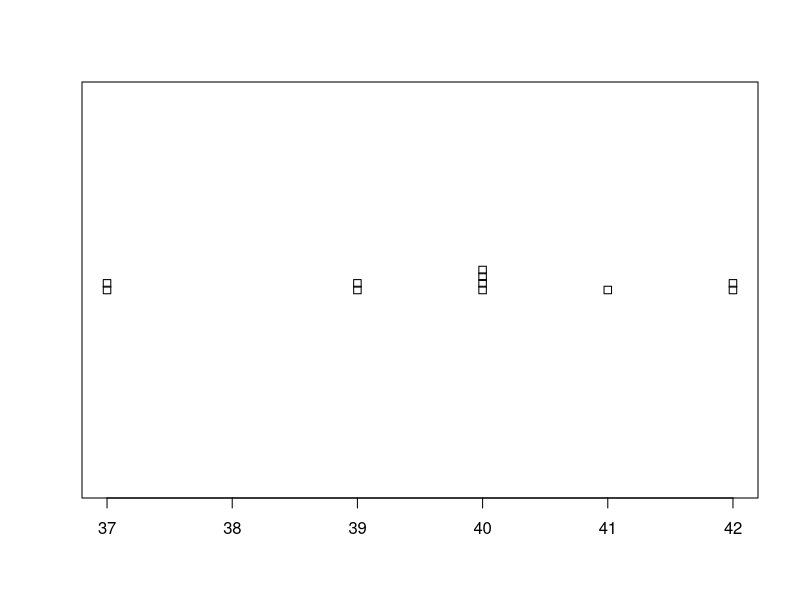

Source code (R):
## ---- chunk 1
seq(0,18, by = 2)
## ---- chunk 2

seq(102, 202, by = 2)

## ---- chunk 3
x <- (c(1/3,1) * 3)

rep(x, 4)


## ---- chunk 4

c(rep(1,4), rep(3,4))


## ---- chunk 5
x <- seq(0,100, by = 1)
mean(x)
var(x)

## ---- chunk 6
x = rnorm(50,30,5)

mean(x)
median(x)
sd(x)
length(x)
var(x)
## ---- chunk 7
set.seed(0)
sample(c("H","T"),10, replace = T)
## ---- chunk 8
X = matrix( rt( 10*100, 3), ncol = 10 )

## ---- chunk 9
X = matrix( rt( 10*100, 3), ncol = 10 )

xbar <-apply(X,1,mean)
xmed <-apply(X,1,median)
var(xbar)
var(xbar)/var(xmed)

#The mean is way more efficient here than the variance. That makes sense because the mean uses every data point for calculation, while the median is only looking at the middle point. I feel like in a data set with n> 100 the higher points can make a huge difference. 

mymeantest <- function(X) t.test(X)$p.value
mymediantest <- function(X) t.test(X)$p.value

pval <- apply(X,1,mymeantest)
pval <- apply(X, 1,mymediantest)
mymeantest(pval<0.05)
mymediantest(pval <0.05)

#I feel like this is very good because we are only rejecting the null hypothesis at an alpha level of 0.05 by 0.044%.





## ---- chunk 10
x <- seq(0, 20, by = 1)

D <- data.frame(x)

summary(D[1:nrow(D), 'x'])
summary(D[, 'x'])
summary(D[!is.na(D$x), 1])
summary(D[rep(TRUE, nrow(D)), 1])
## ---- chunk 11
rep( c(37,39,40,41,42), times = c(2,2,4,1,2))



## ---- chunk 12
help(stripchart)
## ---- chunk 13
x <- rep( c(37,39,40,41,42), times = c(2,2,4,1,2))
stripchart(x, method = "stack")
